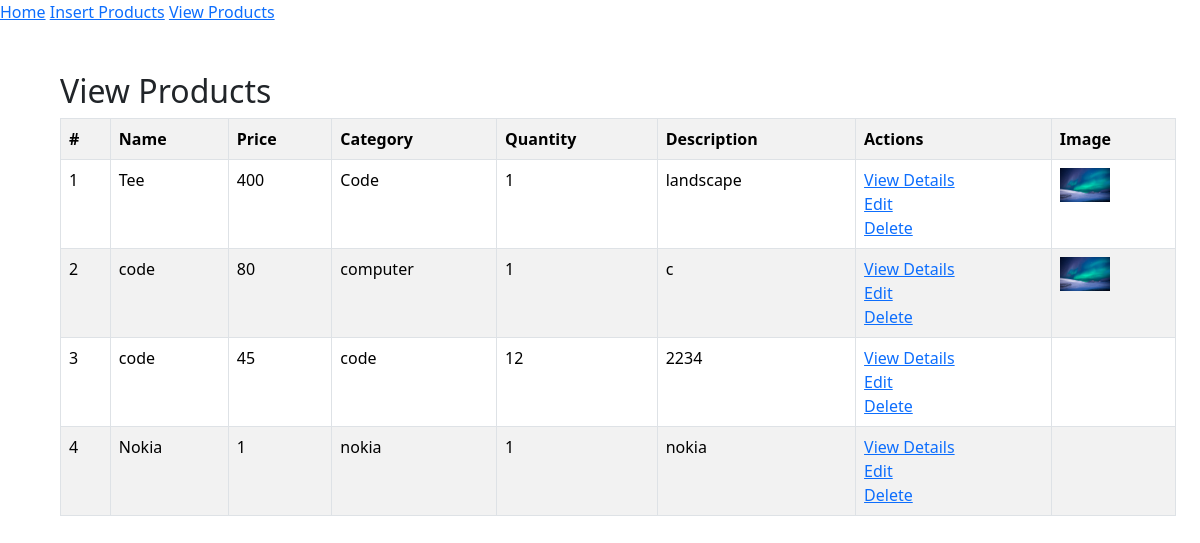
The page /view_products/ on the database as committed earlier.
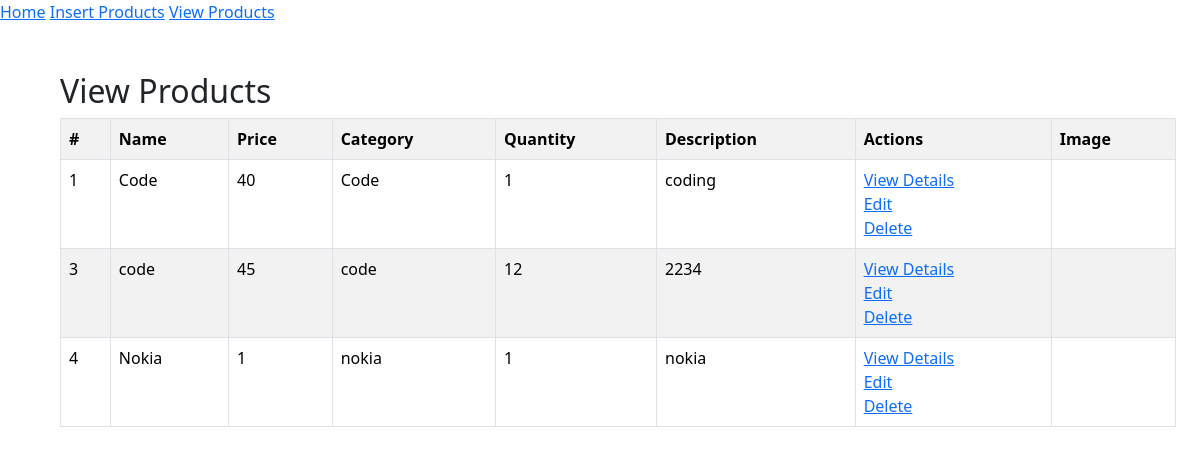
The same page on the database as committed later.
### products/models.py (models this page shows, shortened)
class Product(models.Model):
        prod_name = models.CharField(max_length=100, blank=False, null=False)
        prod_price = models.IntegerField()
        prod_category = models.CharField(max_length=50)
        prod_quantity = models.IntegerField()
        prod_description = models.TextField()
        prod_image = models.ImageField(upload_to='products/')

### products/views.py (the view)
# urls.py: path('view_products/', views.view_products, name='view_products'),
def view_products(request):
        products = Product.objects.all()
        return render(request, 'view_products.html', {'products': products})

### products/templates/view_products.html
{% extends 'layout.html' %}
{% block body %}
        <div class="container m-5">
                 <h2>View Products</h2>
               <table class="table table-bordered table-striped table-hover">
                       <tr>
                               <th>#</th>
                               <th>Name</th>
                               <th>Price</th>
                               <th>Category</th>
                               <th>Quantity</th>
                               <th>Description</th>
                               <th>Actions</th>
                               <th>Image</th>
                       </tr>
                       {% for product in products %}
                                <tr>
                                        <td>{{ product.id }}</td>
                                        <td>{{ product.prod_name }}</td>
                                        <td>{{ product.prod_price }}</td>
                                        <td>{{ product.prod_category }}</td>
                                        <td>{{ product.prod_quantity }}</td>
                                        <td>{{ product.prod_description }}</td>
                                        <td>
                                                <a href="{% url 'products:product' product.id %}">View Details</a>
                                                <br>
                                                <a href="{% url 'products:update' product.id %}">Edit</a>
                                                <br>
                                                  <a href="{% url 'products:delete' product.id %}">Delete</a>
                                                <br>
                                        </td>
                                        <td>
                                                <img src="{{ product.prod_image.url }}" alt="" width="50px">
                                        </td>
                                </tr>
                       {% endfor %}
               </table>
        </div>
{% endblock %}

### products/templates/layout.html (shortened to what this page needs)
<!doctype html>
<html lang="en">
<head>
        <link href="https://cdn.jsdelivr.net/npm/bootstrap@5.3.3/dist/css/bootstrap.min.css" rel="stylesheet"
>
</head>
<body>
        <a href="{% url 'products:home' %}">Home</a>
        <a href="{% url 'products:insert' %}">Insert Products</a>
        <a href="{% url 'products:view_products' %}">View Products</a>
        {% block body %}
        {% endblock %}
</body>
</html>

Rows that differ between the two databases and show on the page:
removed Product: id "2", prod_name "code", prod_price "80", prod_category "computer", prod_quantity "1", prod_description "c", prod_image (picture)
changed Product "Code": prod_name "Tee" → "Code"; prod_price "400" → "40"; prod_description "landscape" → "coding"; prod_image: picture removed
